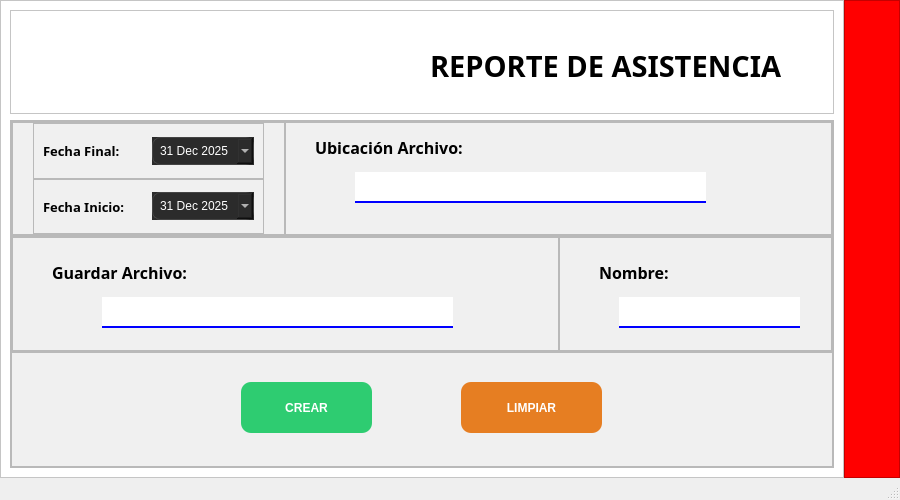
<?xml version="1.0" encoding="UTF-8"?>
<ui version="4.0">
 <class>MainWindow</class>
 <widget class="QMainWindow" name="MainWindow">
  <property name="windowModality">
   <enum>Qt::NonModal</enum>
  </property>
  <property name="geometry">
   <rect>
    <x>0</x>
    <y>0</y>
    <width>900</width>
    <height>500</height>
   </rect>
  </property>
  <property name="minimumSize">
   <size>
    <width>900</width>
    <height>500</height>
   </size>
  </property>
  <property name="maximumSize">
   <size>
    <width>900</width>
    <height>500</height>
   </size>
  </property>
  <property name="contextMenuPolicy">
   <enum>Qt::NoContextMenu</enum>
  </property>
  <property name="windowTitle">
   <string>Reporte de Asistencia</string>
  </property>
  <property name="statusTip">
   <string/>
  </property>
  <property name="styleSheet">
   <string notr="true">font-family: &quot;Poppins&quot;;</string>
  </property>
  <widget class="QWidget" name="centralwidget">
   <layout class="QHBoxLayout" name="horizontalLayout" stretch="15,1">
    <property name="spacing">
     <number>0</number>
    </property>
    <property name="leftMargin">
     <number>0</number>
    </property>
    <property name="topMargin">
     <number>0</number>
    </property>
    <property name="rightMargin">
     <number>0</number>
    </property>
    <property name="bottomMargin">
     <number>0</number>
    </property>
    <item>
     <widget class="QFrame" name="Contenido">
      <property name="contextMenuPolicy">
       <enum>Qt::NoContextMenu</enum>
      </property>
      <property name="styleSheet">
       <string notr="true">background-color: rgb(255, 255, 255);</string>
      </property>
      <property name="frameShape">
       <enum>QFrame::StyledPanel</enum>
      </property>
      <property name="frameShadow">
       <enum>QFrame::Raised</enum>
      </property>
      <layout class="QVBoxLayout" name="verticalLayout" stretch="3,10">
       <item>
        <widget class="QFrame" name="fr_encabezado">
         <property name="frameShape">
          <enum>QFrame::StyledPanel</enum>
         </property>
         <property name="frameShadow">
          <enum>QFrame::Raised</enum>
         </property>
         <widget class="QLabel" name="label">
          <property name="geometry">
           <rect>
            <x>420</x>
            <y>40</y>
            <width>381</width>
            <height>31</height>
           </rect>
          </property>
          <property name="font">
           <font>
            <family>Poppins</family>
            <pointsize>22</pointsize>
            <bold>true</bold>
           </font>
          </property>
          <property name="text">
           <string>REPORTE DE ASISTENCIA</string>
          </property>
         </widget>
         <widget class="QLabel" name="label_7">
          <property name="geometry">
           <rect>
            <x>30</x>
            <y>10</y>
            <width>161</width>
            <height>81</height>
           </rect>
          </property>
          <property name="text">
           <string/>
          </property>
          <property name="pixmap">
           <pixmap>../assets/logo-levapan.png</pixmap>
          </property>
          <property name="scaledContents">
           <bool>true</bool>
          </property>
         </widget>
        </widget>
       </item>
       <item>
        <widget class="QFrame" name="fr_parametros">
         <property name="styleSheet">
          <string notr="true">
background-color: rgb(240, 240, 240);
</string>
         </property>
         <property name="frameShape">
          <enum>QFrame::StyledPanel</enum>
         </property>
         <property name="frameShadow">
          <enum>QFrame::Raised</enum>
         </property>
         <layout class="QVBoxLayout" name="verticalLayout_2">
          <property name="spacing">
           <number>0</number>
          </property>
          <property name="leftMargin">
           <number>0</number>
          </property>
          <property name="topMargin">
           <number>0</number>
          </property>
          <property name="rightMargin">
           <number>0</number>
          </property>
          <property name="bottomMargin">
           <number>0</number>
          </property>
          <item>
           <widget class="QFrame" name="frame">
            <property name="frameShape">
             <enum>QFrame::StyledPanel</enum>
            </property>
            <property name="frameShadow">
             <enum>QFrame::Raised</enum>
            </property>
            <layout class="QHBoxLayout" name="horizontalLayout_2" stretch="1,2">
             <property name="spacing">
              <number>0</number>
             </property>
             <property name="leftMargin">
              <number>0</number>
             </property>
             <property name="topMargin">
              <number>0</number>
             </property>
             <property name="rightMargin">
              <number>0</number>
             </property>
             <property name="bottomMargin">
              <number>0</number>
             </property>
             <item>
              <widget class="QFrame" name="frame_4">
               <property name="frameShape">
                <enum>QFrame::StyledPanel</enum>
               </property>
               <property name="frameShadow">
                <enum>QFrame::Raised</enum>
               </property>
               <layout class="QVBoxLayout" name="verticalLayout_3">
                <property name="spacing">
                 <number>0</number>
                </property>
                <property name="leftMargin">
                 <number>20</number>
                </property>
                <property name="topMargin">
                 <number>0</number>
                </property>
                <property name="rightMargin">
                 <number>20</number>
                </property>
                <property name="bottomMargin">
                 <number>0</number>
                </property>
                <item>
                 <widget class="QFrame" name="frame_9">
                  <property name="frameShape">
                   <enum>QFrame::StyledPanel</enum>
                  </property>
                  <property name="frameShadow">
                   <enum>QFrame::Raised</enum>
                  </property>
                  <layout class="QHBoxLayout" name="horizontalLayout_4">
                   <item>
                    <widget class="QLabel" name="label_3">
                     <property name="font">
                      <font>
                       <family>Poppins</family>
                       <pointsize>10</pointsize>
                       <bold>true</bold>
                      </font>
                     </property>
                     <property name="text">
                      <string>Fecha Final:</string>
                     </property>
                    </widget>
                   </item>
                   <item>
                    <widget class="QDateEdit" name="dt_comienzo">
                     <property name="autoFillBackground">
                      <bool>true</bool>
                     </property>
                     <property name="styleSheet">
                      <string notr="true">QDateEdit {
    background-color: #2b2b2b;
    color: white;
    border: 1px solid #444;
    border-radius: 8px;
    padding: 5px;
}


/* Mes y año */
QCalendarWidget QToolButton {
    color: black;
    background-color: white;
    font-size: 12px;
    font-weight: bold;
    border: none;
}


/* Días */
QCalendarWidget QSpinBox {
    color: black;
    background: white;
    selection-background-color: #2ecc71;
    selection-color: white;
}
/* Selección */
QCalendarWidget QAbstractItemView:enabled {
    color: black;
    background-color: white;
    selection-background-color: #2ecc71;
    selection-color: white;
}
</string>
                     </property>
                     <property name="correctionMode">
                      <enum>QAbstractSpinBox::CorrectToPreviousValue</enum>
                     </property>
                     <property name="calendarPopup">
                      <bool>true</bool>
                     </property>
                     <property name="timeSpec">
                      <enum>Qt::LocalTime</enum>
                     </property>
                     <property name="date">
                      <date>
                       <year>2025</year>
                       <month>12</month>
                       <day>31</day>
                      </date>
                     </property>
                    </widget>
                   </item>
                  </layout>
                 </widget>
                </item>
                <item>
                 <widget class="QFrame" name="frame_8">
                  <property name="frameShape">
                   <enum>QFrame::StyledPanel</enum>
                  </property>
                  <property name="frameShadow">
                   <enum>QFrame::Raised</enum>
                  </property>
                  <layout class="QHBoxLayout" name="horizontalLayout_5">
                   <item>
                    <widget class="QLabel" name="label_2">
                     <property name="font">
                      <font>
                       <family>Poppins</family>
                       <pointsize>10</pointsize>
                       <bold>true</bold>
                      </font>
                     </property>
                     <property name="text">
                      <string>Fecha Inicio:</string>
                     </property>
                    </widget>
                   </item>
                   <item>
                    <widget class="QDateEdit" name="dt_final">
                     <property name="autoFillBackground">
                      <bool>true</bool>
                     </property>
                     <property name="styleSheet">
                      <string notr="true">QDateEdit {
    background-color: #2b2b2b;
    color: white;
    border: 1px solid #444;
    border-radius: 8px;
    padding: 5px;
}


/* Mes y año */
QCalendarWidget QToolButton {
    color: black;
    background-color: white;
    font-size: 12px;
    font-weight: bold;
    border: none;
}


/* Días */
QCalendarWidget QSpinBox {
    color: black;
    background: white;
    selection-background-color: #2ecc71;
    selection-color: white;
}
/* Selección */
QCalendarWidget QAbstractItemView:enabled {
    color: black;
    background-color: white;
    selection-background-color: #2ecc71;
    selection-color: white;
}
</string>
                     </property>
                     <property name="correctionMode">
                      <enum>QAbstractSpinBox::CorrectToPreviousValue</enum>
                     </property>
                     <property name="calendarPopup">
                      <bool>true</bool>
                     </property>
                     <property name="timeSpec">
                      <enum>Qt::LocalTime</enum>
                     </property>
                     <property name="date">
                      <date>
                       <year>2025</year>
                       <month>12</month>
                       <day>31</day>
                      </date>
                     </property>
                    </widget>
                   </item>
                  </layout>
                 </widget>
                </item>
               </layout>
              </widget>
             </item>
             <item>
              <widget class="QFrame" name="frame_5">
               <property name="frameShape">
                <enum>QFrame::StyledPanel</enum>
               </property>
               <property name="frameShadow">
                <enum>QFrame::Raised</enum>
               </property>
               <widget class="QLabel" name="label_4">
                <property name="geometry">
                 <rect>
                  <x>30</x>
                  <y>10</y>
                  <width>161</width>
                  <height>31</height>
                 </rect>
                </property>
                <property name="font">
                 <font>
                  <family>Poppins</family>
                  <pointsize>12</pointsize>
                  <bold>true</bold>
                 </font>
                </property>
                <property name="text">
                 <string>Ubicación Archivo:</string>
                </property>
               </widget>
               <widget class="QLineEdit" name="buscar_archivo">
                <property name="enabled">
                 <bool>false</bool>
                </property>
                <property name="geometry">
                 <rect>
                  <x>70</x>
                  <y>50</y>
                  <width>351</width>
                  <height>31</height>
                 </rect>
                </property>
                <property name="styleSheet">
                 <string notr="true">QLineEdit{
border: None;
background-color:white;
border-bottom: 2px solid blue;
}</string>
                </property>
               </widget>
               <widget class="QPushButton" name="btn_buscar">
                <property name="geometry">
                 <rect>
                  <x>450</x>
                  <y>40</y>
                  <width>51</width>
                  <height>41</height>
                 </rect>
                </property>
                <property name="styleSheet">
                 <string notr="true">QPushButton {
    color: white;
    border: none;
    background-color: transparent;
    border-radius: 5px;
}

QPushButton:hover {
    background-color: rgba(255, 255, 255, 255);
}

QPushButton:pressed {
    background-color: rgba(255, 255, 255, 255);
}</string>
                </property>
                <property name="text">
                 <string/>
                </property>
                <property name="icon">
                 <iconset>
                  <normaloff>../assets/carpeta.png</normaloff>../assets/carpeta.png</iconset>
                </property>
                <property name="iconSize">
                 <size>
                  <width>24</width>
                  <height>24</height>
                 </size>
                </property>
               </widget>
              </widget>
             </item>
            </layout>
           </widget>
          </item>
          <item>
           <widget class="QFrame" name="frame_2">
            <property name="frameShape">
             <enum>QFrame::StyledPanel</enum>
            </property>
            <property name="frameShadow">
             <enum>QFrame::Raised</enum>
            </property>
            <layout class="QHBoxLayout" name="horizontalLayout_3" stretch="2,1">
             <property name="spacing">
              <number>0</number>
             </property>
             <property name="leftMargin">
              <number>0</number>
             </property>
             <property name="topMargin">
              <number>0</number>
             </property>
             <property name="rightMargin">
              <number>0</number>
             </property>
             <property name="bottomMargin">
              <number>0</number>
             </property>
             <item>
              <widget class="QFrame" name="frame_6">
               <property name="frameShape">
                <enum>QFrame::StyledPanel</enum>
               </property>
               <property name="frameShadow">
                <enum>QFrame::Raised</enum>
               </property>
               <widget class="QLabel" name="label_5">
                <property name="geometry">
                 <rect>
                  <x>40</x>
                  <y>20</y>
                  <width>141</width>
                  <height>31</height>
                 </rect>
                </property>
                <property name="font">
                 <font>
                  <family>Poppins</family>
                  <pointsize>12</pointsize>
                  <bold>true</bold>
                 </font>
                </property>
                <property name="text">
                 <string>Guardar Archivo:</string>
                </property>
               </widget>
               <widget class="QLineEdit" name="guardar_archivo">
                <property name="enabled">
                 <bool>false</bool>
                </property>
                <property name="geometry">
                 <rect>
                  <x>90</x>
                  <y>60</y>
                  <width>351</width>
                  <height>31</height>
                 </rect>
                </property>
                <property name="styleSheet">
                 <string notr="true">QLineEdit{
border: None;
background-color:white;
border-bottom: 2px solid blue;
}</string>
                </property>
               </widget>
               <widget class="QPushButton" name="btn_guardar">
                <property name="geometry">
                 <rect>
                  <x>470</x>
                  <y>50</y>
                  <width>51</width>
                  <height>41</height>
                 </rect>
                </property>
                <property name="styleSheet">
                 <string notr="true">QPushButton {
    color: white;
    border: none;
    background-color: transparent;
    border-radius: 5px;
}

QPushButton:hover {
    background-color: rgba(255, 255, 255, 255);
}

QPushButton:pressed {
    background-color: rgba(255, 255, 255, 255);
}</string>
                </property>
                <property name="text">
                 <string/>
                </property>
                <property name="icon">
                 <iconset>
                  <normaloff>../assets/carpeta.png</normaloff>../assets/carpeta.png</iconset>
                </property>
                <property name="iconSize">
                 <size>
                  <width>24</width>
                  <height>24</height>
                 </size>
                </property>
               </widget>
              </widget>
             </item>
             <item>
              <widget class="QFrame" name="frame_7">
               <property name="frameShape">
                <enum>QFrame::StyledPanel</enum>
               </property>
               <property name="frameShadow">
                <enum>QFrame::Raised</enum>
               </property>
               <widget class="QLabel" name="label_6">
                <property name="geometry">
                 <rect>
                  <x>40</x>
                  <y>20</y>
                  <width>71</width>
                  <height>31</height>
                 </rect>
                </property>
                <property name="font">
                 <font>
                  <family>Poppins</family>
                  <pointsize>12</pointsize>
                  <bold>true</bold>
                 </font>
                </property>
                <property name="text">
                 <string>Nombre:</string>
                </property>
               </widget>
               <widget class="QLineEdit" name="nombre_archivo">
                <property name="enabled">
                 <bool>true</bool>
                </property>
                <property name="geometry">
                 <rect>
                  <x>60</x>
                  <y>60</y>
                  <width>181</width>
                  <height>31</height>
                 </rect>
                </property>
                <property name="styleSheet">
                 <string notr="true">QLineEdit{
border: None;
background-color:white;
border-bottom: 2px solid blue;
}</string>
                </property>
               </widget>
              </widget>
             </item>
            </layout>
           </widget>
          </item>
          <item>
           <widget class="QFrame" name="frame_3">
            <property name="frameShape">
             <enum>QFrame::StyledPanel</enum>
            </property>
            <property name="frameShadow">
             <enum>QFrame::Raised</enum>
            </property>
            <widget class="QPushButton" name="btn_crear">
             <property name="geometry">
              <rect>
               <x>230</x>
               <y>30</y>
               <width>131</width>
               <height>51</height>
              </rect>
             </property>
             <property name="styleSheet">
              <string notr="true">QPushButton {
    background-color: #2ecc71;
    color: white;
    border: none;
    border-radius: 10px;
    padding: 10px;
    font-weight: 600;
}

QPushButtonr:hover {
    background-color: #28b463;
}

QPushButton:pressed {
    background-color: #239b56;
}</string>
             </property>
             <property name="text">
              <string>CREAR</string>
             </property>
            </widget>
            <widget class="QPushButton" name="btn_limpiar">
             <property name="geometry">
              <rect>
               <x>450</x>
               <y>30</y>
               <width>141</width>
               <height>51</height>
              </rect>
             </property>
             <property name="styleSheet">
              <string notr="true">QPushButton {
    background-color: #e67e22;
    color: white;
    border: none;
    border-radius: 10px;
    padding: 10px;
    font-weight: 600;
}

QPushButton:hover {
    background-color: #ca6f1e;
}

QPushButton:pressed {
    background-color: #af601a;
}</string>
             </property>
             <property name="text">
              <string>LIMPIAR</string>
             </property>
            </widget>
           </widget>
          </item>
         </layout>
        </widget>
       </item>
      </layout>
     </widget>
    </item>
    <item>
     <widget class="QFrame" name="Menu">
      <property name="styleSheet">
       <string notr="true">background-color: rgb(255, 0, 0);
</string>
      </property>
      <property name="frameShape">
       <enum>QFrame::StyledPanel</enum>
      </property>
      <property name="frameShadow">
       <enum>QFrame::Raised</enum>
      </property>
      <widget class="QPushButton" name="btn_pltReporte">
       <property name="enabled">
        <bool>true</bool>
       </property>
       <property name="geometry">
        <rect>
         <x>0</x>
         <y>0</y>
         <width>58</width>
         <height>54</height>
        </rect>
       </property>
       <property name="sizePolicy">
        <sizepolicy hsizetype="Ignored" vsizetype="Fixed">
         <horstretch>0</horstretch>
         <verstretch>0</verstretch>
        </sizepolicy>
       </property>
       <property name="styleSheet">
        <string notr="true">QPushButton {
    padding: 10px;
    background-color: transparent;
    border: none;
}

QPushButton:hover {
    background-color: rgba(255, 255, 255, 120);
}

QPushButton:pressed {
    background-color: rgba(255, 255, 255, 120);
}</string>
       </property>
       <property name="text">
        <string/>
       </property>
       <property name="icon">
        <iconset>
         <normaloff>../assets/content_paste1.svg</normaloff>../assets/content_paste1.svg</iconset>
       </property>
       <property name="iconSize">
        <size>
         <width>35</width>
         <height>35</height>
        </size>
       </property>
      </widget>
      <widget class="QPushButton" name="btn_pltOperador">
       <property name="enabled">
        <bool>true</bool>
       </property>
       <property name="geometry">
        <rect>
         <x>0</x>
         <y>60</y>
         <width>58</width>
         <height>54</height>
        </rect>
       </property>
       <property name="sizePolicy">
        <sizepolicy hsizetype="Ignored" vsizetype="Fixed">
         <horstretch>0</horstretch>
         <verstretch>0</verstretch>
        </sizepolicy>
       </property>
       <property name="styleSheet">
        <string notr="true">QPushButton {
    padding: 10px;
    color: white;
    background-color: transparent;
    border: none;
}

QPushButton:hover {
    background-color: rgba(255, 255, 255, 120);
}

QPushButton:pressed {
    background-color: rgba(255, 255, 255, 120);
}</string>
       </property>
       <property name="text">
        <string/>
       </property>
       <property name="icon">
        <iconset>
         <normaloff>../assets/person_edit1.svg</normaloff>../assets/person_edit1.svg</iconset>
       </property>
       <property name="iconSize">
        <size>
         <width>35</width>
         <height>35</height>
        </size>
       </property>
      </widget>
     </widget>
    </item>
   </layout>
  </widget>
  <widget class="QMenuBar" name="menubar">
   <property name="geometry">
    <rect>
     <x>0</x>
     <y>0</y>
     <width>900</width>
     <height>20</height>
    </rect>
   </property>
  </widget>
  <widget class="QStatusBar" name="statusbar"/>
 </widget>
 <tabstops>
  <tabstop>btn_pltReporte</tabstop>
 </tabstops>
 <resources/>
 <connections/>
</ui>
